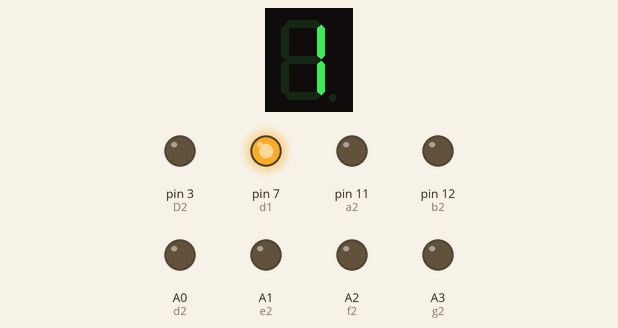
Simulated run of this sketch. Board: Arduino Uno, built with avr-gcc and run on an emulated ATmega328P. On the bench: 1-digit seven-segment display, output pins drawn as LEDs (lit = HIGH). Wiring (inferred from the names in the program): 1-digit 7-segment display, segments lit when LOW: segments pin 4, pin 5, pin 6, pin 2, pin 8, pin 9, pin 10. The segment pins are drawn as the display they are named for; pins used as bus, display or sensor lines are not drawn.

Above: at 0.1 s.
At 2.1 s:
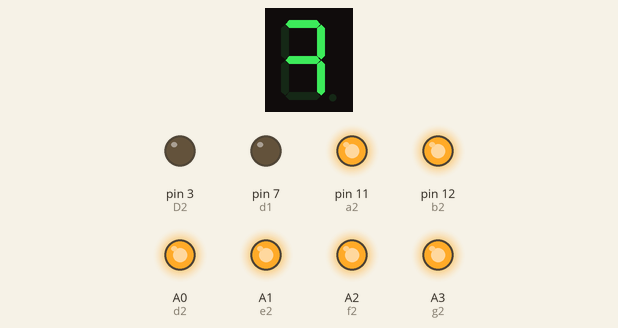
At 4.1 s:
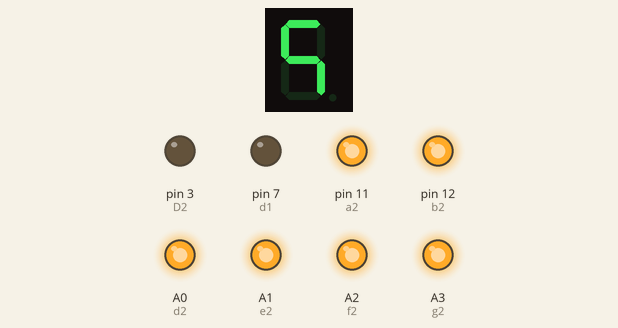
At 5.1 s:
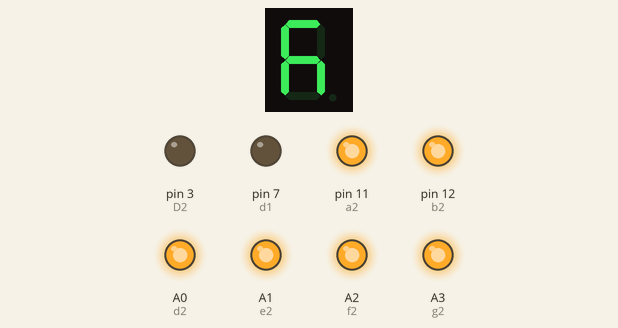
At 7.1 s:
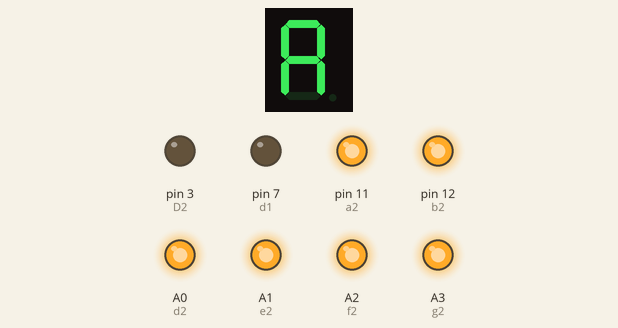
At 17.1 s:
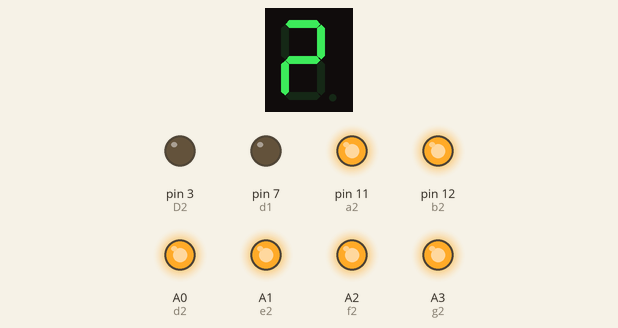
Timing chart, 0 to 40.0 s (numbered marks = the images above):
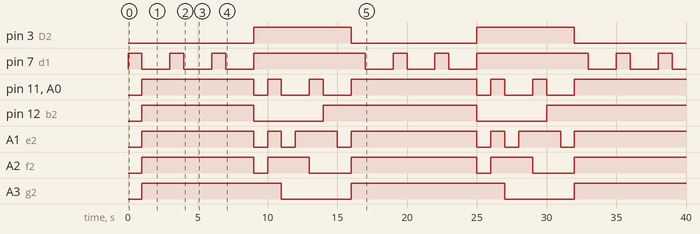

The sketch:

led_display_test.ino
```cpp
/*

 Connections:
 Sensor/actuator-------->Arduino
 1)moisture sensor------> A0
 2)photoresistor--------> A1
 3)Temp&humidity sensor--> A2
 4)relay for pump--------> 12

    LEd display-1  |        Arduino
   ________________________________
                   |
     D1/Common     |    2
        a1         |    4
        b1         |    4
        c1         |    5
        d1         |    7
        e1         |    8
        f1         |    9
        g1         |    10
        dp1        |    No connection

    LEd display-2  |        Arduino
   ________________________________
                   |
     D2/Common     |    3
        a2         |    14
        b2         |    15
        c2         |    16
        d2         |    17
        e2         |    22
        f2         |    24
        g2         |    26
        dp2        |    No connection

 */

//the pins of 4-digit 7-segment display attached to arduino board digital pins 2 - 13 respectively
const int D1 = 2;
const int a1 = 4;
const int b1 = 5;
const int c1 = 6;
const int d1 = 7;
const int e1 = 8;
const int f1 = 9;
const int g1 = 10;
//const int DP = 11;// dot is not used in this project

const int D2 = 3;
const int a2 = 11;
const int b2 = 12;
const int c2 = 13;
const int d2 = A0;
const int e2 = A1;
const int f2 = A2;
const int g2 = A3;


void setup()
{
  Serial.begin(9600);//initialize serial communications at 9600 bps
//set all the pins of the LED display as output
  pinMode(D1, OUTPUT);
  pinMode(a1, OUTPUT);
  pinMode(b1, OUTPUT);
  pinMode(c1, OUTPUT);
  pinMode(d1, OUTPUT);
  pinMode(e1, OUTPUT);
  pinMode(f1, OUTPUT);
  pinMode(g1, OUTPUT);

  pinMode(D2, OUTPUT);
  pinMode(a2, OUTPUT);
  pinMode(b2, OUTPUT);
  pinMode(c2, OUTPUT);
  pinMode(d2, OUTPUT);
  pinMode(e2, OUTPUT);
  pinMode(f2, OUTPUT);
  pinMode(g2, OUTPUT);


}

void loop()
{
  for (int i=1; i<=16; i++)
  {
    Display_on(i);
    delay(1000);
    Display_off();

  }
}

void number1(int d)             //Number 1
{
  if (d == 1)
 {
  digitalWrite(a1, HIGH);
  digitalWrite(b1, LOW);
  digitalWrite(c1, LOW);
  digitalWrite(d1, HIGH);
  digitalWrite(e1, HIGH);
  digitalWrite(f1, HIGH);
  digitalWrite(g1, HIGH);
  }
 else
 {
  digitalWrite(a2, HIGH);
  digitalWrite(b2, LOW);
  digitalWrite(c2, LOW);
  digitalWrite(d2, HIGH);
  digitalWrite(e2, HIGH);
  digitalWrite(f2, HIGH);
  digitalWrite(g2, HIGH);
 }
}

void number2(int d)             //Number 2
{
  if (d == 1)
 {
  digitalWrite(a1, LOW);
  digitalWrite(b1, LOW);
  digitalWrite(c1, HIGH);
  digitalWrite(d1, LOW);
  digitalWrite(e1, LOW);
  digitalWrite(f1, HIGH);
  digitalWrite(g1, LOW);
  }
 else
 {
  digitalWrite(a2, LOW);
  digitalWrite(b2, LOW);
  digitalWrite(c2, HIGH);
  digitalWrite(d2, LOW);
  digitalWrite(e2, LOW);
  digitalWrite(f2, HIGH);
  digitalWrite(g2, LOW);
 }
}

void number3(int d)            //Number 3
{
  if (d == 1)
 {
  digitalWrite(a1, LOW);
  digitalWrite(b1, LOW);
  digitalWrite(c1, LOW);
  digitalWrite(d1, LOW);
  digitalWrite(e1, HIGH);
  digitalWrite(f1, HIGH);
  digitalWrite(g1, LOW);
  }
 else
 {
  digitalWrite(a2, LOW);
  digitalWrite(b2, LOW);
  digitalWrite(c2, LOW);
  digitalWrite(d2, LOW);
  digitalWrite(e2, HIGH);
  digitalWrite(f2, HIGH);
  digitalWrite(g2, LOW);
 }
}

void number4(int d)             //Number 4
{
  if (d == 1)
 {
  digitalWrite(a1, HIGH);
  digitalWrite(b1, LOW);
  digitalWrite(c1, LOW);
  digitalWrite(d1, HIGH);
  digitalWrite(e1, HIGH);
  digitalWrite(f1, LOW);
  digitalWrite(g1, LOW);
  }
 else
 {
  digitalWrite(a2, HIGH);
  digitalWrite(b2, LOW);
  digitalWrite(c2, LOW);
  digitalWrite(d2, HIGH);
  digitalWrite(e2, HIGH);
  digitalWrite(f2, LOW);
  digitalWrite(g2, LOW);
 }
}

void number5(int d)             //Number 5
{
  if (d == 1)
 {
  digitalWrite(a1, LOW);
  digitalWrite(b1, HIGH);
  digitalWrite(c1, LOW);
  digitalWrite(d1, LOW);
  digitalWrite(e1, HIGH);
  digitalWrite(f1, LOW);
  digitalWrite(g1, LOW);
  }
 else
 {
  digitalWrite(a2, LOW);
  digitalWrite(b2, HIGH);
  digitalWrite(c2, LOW);
  digitalWrite(d2, LOW);
  digitalWrite(e2, HIGH);
  digitalWrite(f2, LOW);
  digitalWrite(g2, LOW);
 }
}

void number6(int d)             //Number 6
{
  if (d == 1)
 {
  digitalWrite(a1, LOW);
  digitalWrite(b1, HIGH);
  digitalWrite(c1, LOW);
  digitalWrite(d1, LOW);
  digitalWrite(e1, LOW);
  digitalWrite(f1, LOW);
  digitalWrite(g1, LOW);
  }
 else
 {
  digitalWrite(a2, LOW);
  digitalWrite(b2, HIGH);
  digitalWrite(c2, LOW);
  digitalWrite(d2, LOW);
  digitalWrite(e2, LOW);
  digitalWrite(f2, LOW);
  digitalWrite(g2, LOW);
 }
}

void number7(int d)            //Number 7
{
  if (d == 1)
 {
  digitalWrite(a1, LOW);
  digitalWrite(b1, LOW);
  digitalWrite(c1, LOW);
  digitalWrite(d1, HIGH);
  digitalWrite(e1, HIGH);
  digitalWrite(f1, HIGH);
  digitalWrite(g1, HIGH);
  }
 else
 {
  digitalWrite(a2, LOW);
  digitalWrite(b2, LOW);
  digitalWrite(c2, LOW);
  digitalWrite(d2, HIGH);
  digitalWrite(e2, HIGH);
  digitalWrite(f2, HIGH);
  digitalWrite(g2, HIGH);
 }
}

void number8(int d)            //Number 8
{
  if (d == 1)
 {
  digitalWrite(a1, LOW);
  digitalWrite(b1, LOW);
  digitalWrite(c1, LOW);
  digitalWrite(d1, LOW);
  digitalWrite(e1, LOW);
  digitalWrite(f1, LOW);
  digitalWrite(g1, LOW);
  }
 else
 {
  digitalWrite(a2, LOW);
  digitalWrite(b2, LOW);
  digitalWrite(c2, LOW);
  digitalWrite(d2, LOW);
  digitalWrite(e2, LOW);
  digitalWrite(f2, LOW);
  digitalWrite(g2, LOW);
  }
}


void number9(int d)             //Number 9
{
  if (d == 1)
 {
  digitalWrite(a1, LOW);
  digitalWrite(b1, LOW);
  digitalWrite(c1, LOW);
  digitalWrite(d1, LOW);
  digitalWrite(e1, HIGH);
  digitalWrite(f1, LOW);
  digitalWrite(g1, LOW);
  }
 else
 {
  digitalWrite(a2, LOW);
  digitalWrite(b2, LOW);
  digitalWrite(c2, LOW);
  digitalWrite(d2, LOW);
  digitalWrite(e2, HIGH);
  digitalWrite(f2, LOW);
  digitalWrite(g2, LOW);
 }
}

void number0(int d)             //Number 0
{
  if (d == 1)
 {
  digitalWrite(a1, LOW);
  digitalWrite(b1, LOW);
  digitalWrite(c1, LOW);
  digitalWrite(d1, LOW);
  digitalWrite(e1, LOW);
  digitalWrite(f1, LOW);
  digitalWrite(g1, HIGH);
  }
 else
 {
  digitalWrite(a2, LOW);
  digitalWrite(b2, LOW);
  digitalWrite(c2, LOW);
  digitalWrite(d2, LOW);
  digitalWrite(e2, LOW);
  digitalWrite(f2, LOW);
  digitalWrite(g2, HIGH);
 }
}

void Display_on(int state) {
  switch (state) {

    case 1: digitalWrite(D1, HIGH);
            number1(1);
            break;


    case 2: digitalWrite(D1, HIGH);
            number2(1);
            break;

    case 3: digitalWrite(D1, HIGH);
            number3(1);
            break;

    case 4: digitalWrite(D1, HIGH);
            number4(1);
            break;

    case 5: digitalWrite(D1, HIGH);
            number5(1);
            break;

    case 6: digitalWrite(D1, HIGH);
            number6(1);
            break;

    case 7: digitalWrite(D1, HIGH);
            number7(1);
            break;

    case 8: digitalWrite(D1, HIGH);
            number8(1);
            break;

    case 9: digitalWrite(D1, HIGH);
            number9(1);
            break;

    case 10: digitalWrite(D1, HIGH);
             number1(1);
             digitalWrite(D2, HIGH);
             number0(2);
             break;

    case 11: digitalWrite(D1, HIGH);
             number1(1);
             digitalWrite(D2, HIGH);
             number1(2);
             break;

    case 12: digitalWrite(D1, HIGH);
             number1(1);
             digitalWrite(D2, HIGH);
             number2(2);
             break;

    case 13: digitalWrite(D1, HIGH);
             number1(1);
             digitalWrite(D2, HIGH);
             number3(2);
             break;

    case 14: digitalWrite(D1, HIGH);
             number1(1);
             digitalWrite(D2, HIGH);
             number4(2);
             break;

    case 15: digitalWrite(D1, HIGH);
             number1(1);
             digitalWrite(D2, HIGH);
             number5(2);
             break;

    case 16: digitalWrite(D1, HIGH);
             number1(1);
             digitalWrite(D2, HIGH);
             number6(2);
             break;

    default: digitalWrite(D1, HIGH);
             number0(1);
             digitalWrite(D2, HIGH);
             number0(2);
             break;
  }
}
//*************************************************************
void Display_off()
{
  digitalWrite(D1, LOW);
  digitalWrite(D2, LOW);

  digitalWrite(a1, HIGH);
  digitalWrite(b1, HIGH);
  digitalWrite(c1, HIGH);
  digitalWrite(d1, HIGH);
  digitalWrite(e1, HIGH);
  digitalWrite(f1, HIGH);
  digitalWrite(g1, HIGH);

  digitalWrite(a2, HIGH);
  digitalWrite(b2, HIGH);
  digitalWrite(c2, HIGH);
  digitalWrite(d2, HIGH);
  digitalWrite(e2, HIGH);
  digitalWrite(f2, HIGH);
  digitalWrite(g2, HIGH);
}
```

Measured:
- by itself, pin 3 (D2): alternates HIGH for 7.0 s and LOW for 9.0 s
- by itself, pin 7 (d1): repeats every 16.0 s: 2 × (LOW 2.0 s, HIGH 1.0 s), LOW 2.0 s, HIGH 8.0 s
- by itself, pin 11 (a2), A0 (d2): LOW → HIGH at 1.0 s, → LOW 8.0 s later, → HIGH 1.0 s later, → LOW 1.0 s later, … (13 changes in this stretch)
- by itself, pin 12 (b2): goes HIGH 8.0 s, LOW 5.0 s, HIGH 11.0 s, LOW 5.0 s, then HIGH
- by itself, A1 (e2): LOW → HIGH at 1.0 s, → LOW 8.0 s later, → HIGH 1.0 s later, → LOW 1.0 s later, … (13 changes in this stretch)
- by itself, A2 (f2): LOW → HIGH at 1.0 s, → LOW 8.0 s later, → HIGH 1.0 s later, → LOW 3.0 s later, … (9 changes in this stretch)
- by itself, A3 (g2): alternates HIGH for 10.5 s and LOW for 5.0 s
